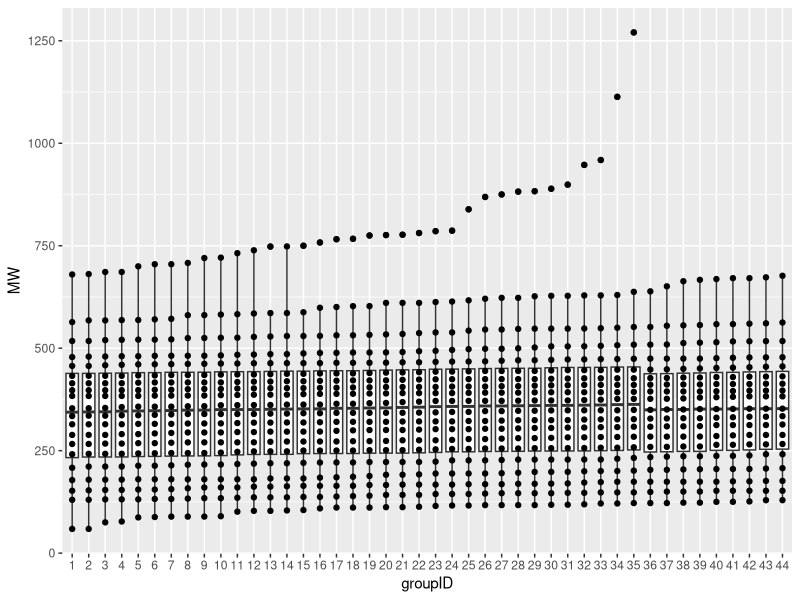

The R script that drew this image:
library(tidyverse)

df <- read.csv(file = './data/proteaselib.csv')
numInGroup <- 20

# Sort the entire list by MW in ascending order
df <- arrange(df, MW)

# Find the # of groups needed for the sorting
numGroups <- as.integer(ceiling(nrow(df) / numInGroup))
groupCount <- 1

# Initialize groupID column
df$groupID <- as.integer(0)

# Attach the groupID num to each row
for (x in 1:nrow(df)) {
  df$groupID[x] <- groupCount
  groupCount = groupCount + 1
  if (groupCount == numGroups + 1)
    groupCount = 1
}

# Split the df according to group ID
splitDF <- split(df, df$groupID, drop = false)

# Add NA to last row to equalize row numbers
for (x in 1:length(splitDF)) {
  if(nrow(splitDF[[x]]) < numInGroup)
    splitDF[[x]][nrow(splitDF[[x]])+1,] <- NA
}

# Plot out MWs vs. group ID as confirmation
df$groupID <- as.factor(df$groupID)
ggplot(df, aes(x = groupID, y = MW)) +
  geom_boxplot() +
  geom_point()

# Write out csv file for CoMa
write.csv(splitDF, './splitDF.csv', na="")